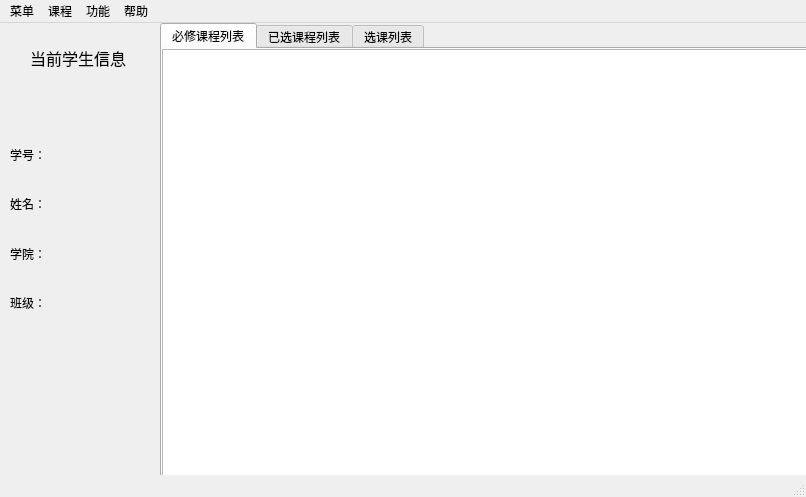
<?xml version="1.0" encoding="UTF-8"?>
<ui version="4.0">
 <class>MainWindow_student</class>
 <widget class="QMainWindow" name="MainWindow_student">
  <property name="geometry">
   <rect>
    <x>0</x>
    <y>0</y>
    <width>806</width>
    <height>497</height>
   </rect>
  </property>
  <property name="windowTitle">
   <string>学生用户</string>
  </property>
  <widget class="QWidget" name="centralwidget">
   <widget class="QTabWidget" name="tabWidget_student">
    <property name="geometry">
     <rect>
      <x>160</x>
      <y>0</y>
      <width>651</width>
      <height>461</height>
     </rect>
    </property>
    <property name="currentIndex">
     <number>0</number>
    </property>
    <widget class="QWidget" name="tab_course_o">
     <property name="sizePolicy">
      <sizepolicy hsizetype="Expanding" vsizetype="Expanding">
       <horstretch>0</horstretch>
       <verstretch>0</verstretch>
      </sizepolicy>
     </property>
     <attribute name="title">
      <string>必修课程列表</string>
     </attribute>
     <widget class="QTableView" name="tableView_course_o">
      <property name="geometry">
       <rect>
        <x>0</x>
        <y>0</y>
        <width>651</width>
        <height>431</height>
       </rect>
      </property>
      <property name="sizePolicy">
       <sizepolicy hsizetype="Fixed" vsizetype="Fixed">
        <horstretch>0</horstretch>
        <verstretch>0</verstretch>
       </sizepolicy>
      </property>
      <property name="editTriggers">
       <set>QAbstractItemView::NoEditTriggers</set>
      </property>
      <property name="selectionBehavior">
       <enum>QAbstractItemView::SelectRows</enum>
      </property>
      <attribute name="horizontalHeaderDefaultSectionSize">
       <number>90</number>
      </attribute>
      <attribute name="horizontalHeaderStretchLastSection">
       <bool>false</bool>
      </attribute>
      <attribute name="verticalHeaderVisible">
       <bool>false</bool>
      </attribute>
     </widget>
    </widget>
    <widget class="QWidget" name="tab_course_e">
     <property name="sizePolicy">
      <sizepolicy hsizetype="Expanding" vsizetype="Expanding">
       <horstretch>0</horstretch>
       <verstretch>0</verstretch>
      </sizepolicy>
     </property>
     <attribute name="title">
      <string>已选课程列表</string>
     </attribute>
     <widget class="QTableView" name="tableView_course_e">
      <property name="geometry">
       <rect>
        <x>0</x>
        <y>0</y>
        <width>651</width>
        <height>431</height>
       </rect>
      </property>
      <property name="editTriggers">
       <set>QAbstractItemView::NoEditTriggers</set>
      </property>
      <property name="selectionBehavior">
       <enum>QAbstractItemView::SelectRows</enum>
      </property>
      <attribute name="horizontalHeaderDefaultSectionSize">
       <number>90</number>
      </attribute>
      <attribute name="horizontalHeaderStretchLastSection">
       <bool>false</bool>
      </attribute>
      <attribute name="verticalHeaderVisible">
       <bool>false</bool>
      </attribute>
     </widget>
    </widget>
    <widget class="QWidget" name="tab_student">
     <attribute name="title">
      <string>选课列表</string>
     </attribute>
     <widget class="QTableView" name="tableView_course_s">
      <property name="geometry">
       <rect>
        <x>0</x>
        <y>0</y>
        <width>651</width>
        <height>431</height>
       </rect>
      </property>
      <property name="editTriggers">
       <set>QAbstractItemView::NoEditTriggers</set>
      </property>
      <property name="selectionBehavior">
       <enum>QAbstractItemView::SelectRows</enum>
      </property>
      <attribute name="horizontalHeaderDefaultSectionSize">
       <number>105</number>
      </attribute>
      <attribute name="verticalHeaderVisible">
       <bool>false</bool>
      </attribute>
     </widget>
    </widget>
   </widget>
   <widget class="QLabel" name="label_title">
    <property name="geometry">
     <rect>
      <x>30</x>
      <y>20</y>
      <width>111</width>
      <height>31</height>
     </rect>
    </property>
    <property name="text">
     <string>&lt;html&gt;&lt;head/&gt;&lt;body&gt;&lt;p&gt;&lt;span style=&quot; font-size:12pt;&quot;&gt;当前学生信息&lt;/span&gt;&lt;/p&gt;&lt;/body&gt;&lt;/html&gt;</string>
    </property>
   </widget>
   <widget class="QWidget" name="gridLayoutWidget">
    <property name="geometry">
     <rect>
      <x>10</x>
      <y>110</y>
      <width>141</width>
      <height>191</height>
     </rect>
    </property>
    <layout class="QGridLayout" name="gridLayout">
     <item row="1" column="0">
      <widget class="QLabel" name="label_3">
       <property name="styleSheet">
        <string notr="true">font: 11pt &quot;宋体&quot;;</string>
       </property>
       <property name="text">
        <string>姓名：</string>
       </property>
      </widget>
     </item>
     <item row="0" column="0">
      <widget class="QLabel" name="label_2">
       <property name="styleSheet">
        <string notr="true">font: 11pt &quot;宋体&quot;;</string>
       </property>
       <property name="text">
        <string>学号：</string>
       </property>
      </widget>
     </item>
     <item row="2" column="0">
      <widget class="QLabel" name="label_4">
       <property name="styleSheet">
        <string notr="true">font: 11pt &quot;宋体&quot;;</string>
       </property>
       <property name="text">
        <string>学院：</string>
       </property>
      </widget>
     </item>
     <item row="1" column="1">
      <widget class="QLabel" name="label_name">
       <property name="styleSheet">
        <string notr="true">font: 11pt &quot;宋体&quot;;</string>
       </property>
       <property name="text">
        <string/>
       </property>
      </widget>
     </item>
     <item row="0" column="1">
      <widget class="QLabel" name="label_id">
       <property name="styleSheet">
        <string notr="true">font: 11pt &quot;宋体&quot;;</string>
       </property>
       <property name="text">
        <string/>
       </property>
      </widget>
     </item>
     <item row="2" column="1">
      <widget class="QLabel" name="label_institude">
       <property name="styleSheet">
        <string notr="true">font: 11pt &quot;宋体&quot;;</string>
       </property>
       <property name="text">
        <string/>
       </property>
      </widget>
     </item>
     <item row="3" column="0">
      <widget class="QLabel" name="label">
       <property name="styleSheet">
        <string notr="true">font: 11pt &quot;宋体&quot;;</string>
       </property>
       <property name="text">
        <string>班级：</string>
       </property>
      </widget>
     </item>
     <item row="3" column="1">
      <widget class="QLabel" name="label_class">
       <property name="styleSheet">
        <string notr="true">font: 11pt &quot;宋体&quot;;</string>
       </property>
       <property name="text">
        <string/>
       </property>
      </widget>
     </item>
    </layout>
   </widget>
  </widget>
  <widget class="QMenuBar" name="menubar">
   <property name="geometry">
    <rect>
     <x>0</x>
     <y>0</y>
     <width>806</width>
     <height>23</height>
    </rect>
   </property>
   <widget class="QMenu" name="menu">
    <property name="title">
     <string>菜单</string>
    </property>
    <addaction name="action_login"/>
    <addaction name="action_quit"/>
   </widget>
   <widget class="QMenu" name="menu_2">
    <property name="title">
     <string>课程</string>
    </property>
    <addaction name="action_course_o"/>
    <addaction name="action_course_e"/>
   </widget>
   <widget class="QMenu" name="menu_3">
    <property name="title">
     <string>功能</string>
    </property>
    <addaction name="action_course_start"/>
    <addaction name="action_password"/>
   </widget>
   <widget class="QMenu" name="menu_4">
    <property name="title">
     <string>帮助</string>
    </property>
    <addaction name="action_about"/>
    <addaction name="action_help"/>
   </widget>
   <addaction name="menu"/>
   <addaction name="menu_2"/>
   <addaction name="menu_3"/>
   <addaction name="menu_4"/>
  </widget>
  <widget class="QStatusBar" name="statusbar"/>
  <action name="action_login">
   <property name="text">
    <string>重新登录</string>
   </property>
  </action>
  <action name="action_quit">
   <property name="text">
    <string>退出</string>
   </property>
  </action>
  <action name="action_course_o">
   <property name="text">
    <string>查看必修课</string>
   </property>
  </action>
  <action name="action_course_e">
   <property name="text">
    <string>查看已选课程</string>
   </property>
  </action>
  <action name="action_course_start">
   <property name="text">
    <string>选课</string>
   </property>
  </action>
  <action name="action_password">
   <property name="text">
    <string>修改密码</string>
   </property>
  </action>
  <action name="action_about">
   <property name="text">
    <string>关于</string>
   </property>
  </action>
  <action name="action_help">
   <property name="text">
    <string>帮助文档</string>
   </property>
  </action>
 </widget>
 <resources/>
 <connections/>
</ui>
